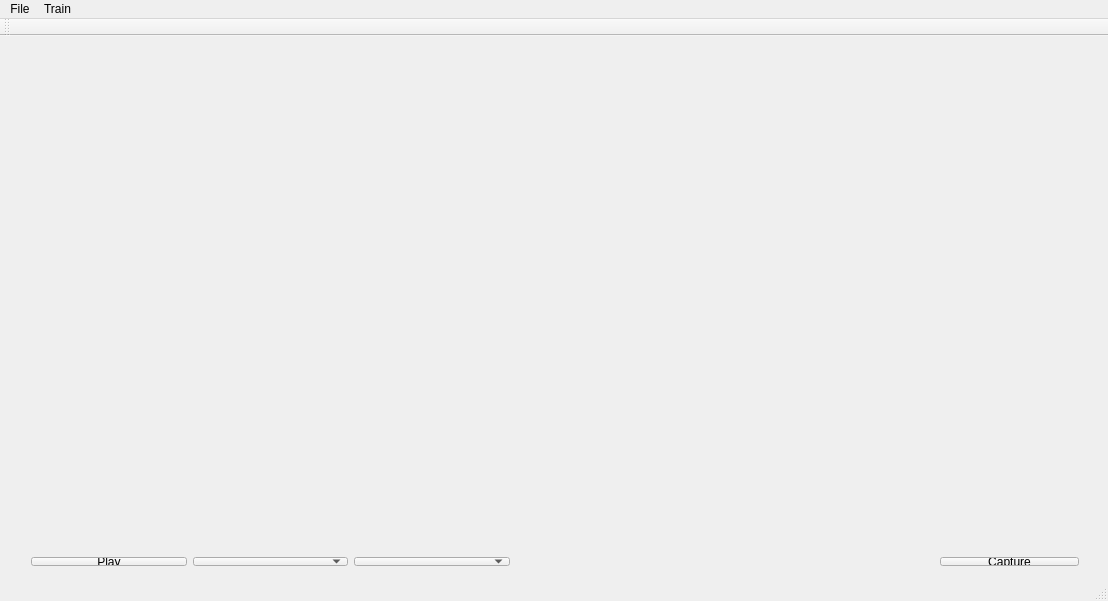
<?xml version="1.0" encoding="UTF-8"?>
<ui version="4.0">
 <class>MainWindow</class>
 <widget class="QMainWindow" name="MainWindow">
  <property name="geometry">
   <rect>
    <x>0</x>
    <y>0</y>
    <width>1108</width>
    <height>601</height>
   </rect>
  </property>
  <property name="windowTitle">
   <string>MainWindow</string>
  </property>
  <widget class="QWidget" name="centralWidget">
   <widget class="QWidget" name="verticalLayoutWidget">
    <property name="geometry">
     <rect>
      <x>20</x>
      <y>10</y>
      <width>1071</width>
      <height>481</height>
     </rect>
    </property>
    <layout class="QVBoxLayout" name="verticalLayout"/>
   </widget>
   <widget class="QWidget" name="horizontalLayoutWidget">
    <property name="geometry">
     <rect>
      <x>20</x>
      <y>510</y>
      <width>501</width>
      <height>31</height>
     </rect>
    </property>
    <layout class="QHBoxLayout" name="horizontalLayout_2">
     <item>
      <widget class="QPushButton" name="btn_PlayStop">
       <property name="text">
        <string>Play</string>
       </property>
      </widget>
     </item>
     <item>
      <widget class="QComboBox" name="cb_colorSpace"/>
     </item>
     <item>
      <widget class="QComboBox" name="cb_filter"/>
     </item>
    </layout>
   </widget>
   <widget class="QWidget" name="horizontalLayoutWidget_2">
    <property name="geometry">
     <rect>
      <x>929</x>
      <y>510</y>
      <width>161</width>
      <height>31</height>
     </rect>
    </property>
    <layout class="QHBoxLayout" name="horizontalLayout">
     <item>
      <widget class="QPushButton" name="btn_capture">
       <property name="text">
        <string>Capture</string>
       </property>
      </widget>
     </item>
    </layout>
   </widget>
  </widget>
  <widget class="QMenuBar" name="menuBar">
   <property name="geometry">
    <rect>
     <x>0</x>
     <y>0</y>
     <width>1108</width>
     <height>19</height>
    </rect>
   </property>
   <widget class="QMenu" name="menuFile">
    <property name="title">
     <string>File</string>
    </property>
   </widget>
   <widget class="QMenu" name="menuTrain">
    <property name="title">
     <string>Train</string>
    </property>
    <addaction name="actionHand_Arm_Detector"/>
   </widget>
   <addaction name="menuFile"/>
   <addaction name="menuTrain"/>
  </widget>
  <widget class="QToolBar" name="mainToolBar">
   <attribute name="toolBarArea">
    <enum>TopToolBarArea</enum>
   </attribute>
   <attribute name="toolBarBreak">
    <bool>false</bool>
   </attribute>
  </widget>
  <widget class="QStatusBar" name="statusBar"/>
  <action name="actionHand_Arm_Detector">
   <property name="text">
    <string>Hand/Arm Detector</string>
   </property>
  </action>
 </widget>
 <layoutdefault spacing="6" margin="11"/>
 <resources/>
 <connections/>
</ui>
